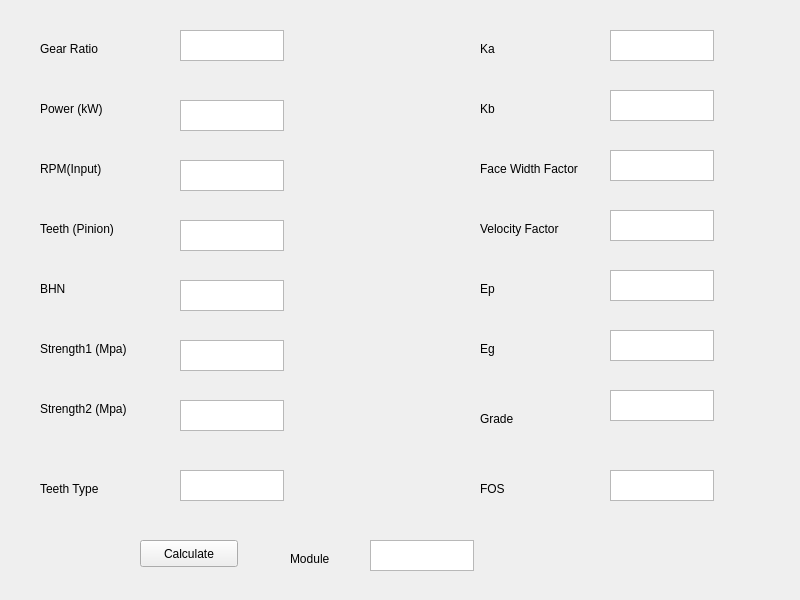
<?xml version="1.0" encoding="UTF-8"?>
<ui version="4.0">
 <class>Form</class>
 <widget class="QWidget" name="Form">
  <property name="geometry">
   <rect>
    <x>0</x>
    <y>0</y>
    <width>800</width>
    <height>600</height>
   </rect>
  </property>
  <property name="windowTitle">
   <string>Form</string>
  </property>
  <widget class="QLabel" name="label">
   <property name="geometry">
    <rect>
     <x>40</x>
     <y>40</y>
     <width>81</width>
     <height>17</height>
    </rect>
   </property>
   <property name="text">
    <string>Gear Ratio</string>
   </property>
  </widget>
  <widget class="QLabel" name="label_2">
   <property name="geometry">
    <rect>
     <x>40</x>
     <y>100</y>
     <width>81</width>
     <height>17</height>
    </rect>
   </property>
   <property name="text">
    <string>Power (kW)</string>
   </property>
  </widget>
  <widget class="QLabel" name="label_3">
   <property name="geometry">
    <rect>
     <x>40</x>
     <y>160</y>
     <width>81</width>
     <height>17</height>
    </rect>
   </property>
   <property name="text">
    <string>RPM(Input)</string>
   </property>
  </widget>
  <widget class="QLabel" name="label_4">
   <property name="geometry">
    <rect>
     <x>40</x>
     <y>220</y>
     <width>101</width>
     <height>17</height>
    </rect>
   </property>
   <property name="text">
    <string>Teeth (Pinion)</string>
   </property>
  </widget>
  <widget class="QLabel" name="label_5">
   <property name="geometry">
    <rect>
     <x>40</x>
     <y>280</y>
     <width>66</width>
     <height>17</height>
    </rect>
   </property>
   <property name="text">
    <string>BHN</string>
   </property>
  </widget>
  <widget class="QLabel" name="label_7">
   <property name="geometry">
    <rect>
     <x>40</x>
     <y>400</y>
     <width>111</width>
     <height>17</height>
    </rect>
   </property>
   <property name="text">
    <string>Strength2 (Mpa)</string>
   </property>
  </widget>
  <widget class="QLabel" name="label_8">
   <property name="geometry">
    <rect>
     <x>480</x>
     <y>40</y>
     <width>66</width>
     <height>17</height>
    </rect>
   </property>
   <property name="text">
    <string>Ka</string>
   </property>
  </widget>
  <widget class="QLabel" name="label_9">
   <property name="geometry">
    <rect>
     <x>480</x>
     <y>100</y>
     <width>66</width>
     <height>17</height>
    </rect>
   </property>
   <property name="text">
    <string>Kb</string>
   </property>
  </widget>
  <widget class="QLabel" name="label_10">
   <property name="geometry">
    <rect>
     <x>480</x>
     <y>160</y>
     <width>121</width>
     <height>17</height>
    </rect>
   </property>
   <property name="text">
    <string>Face Width Factor</string>
   </property>
  </widget>
  <widget class="QLabel" name="label_11">
   <property name="geometry">
    <rect>
     <x>480</x>
     <y>220</y>
     <width>101</width>
     <height>17</height>
    </rect>
   </property>
   <property name="text">
    <string>Velocity Factor</string>
   </property>
  </widget>
  <widget class="QLabel" name="label_12">
   <property name="geometry">
    <rect>
     <x>480</x>
     <y>280</y>
     <width>66</width>
     <height>17</height>
    </rect>
   </property>
   <property name="text">
    <string>Ep</string>
   </property>
  </widget>
  <widget class="QLabel" name="label_13">
   <property name="geometry">
    <rect>
     <x>480</x>
     <y>340</y>
     <width>66</width>
     <height>17</height>
    </rect>
   </property>
   <property name="text">
    <string>Eg</string>
   </property>
  </widget>
  <widget class="QLabel" name="label_14">
   <property name="geometry">
    <rect>
     <x>480</x>
     <y>410</y>
     <width>66</width>
     <height>17</height>
    </rect>
   </property>
   <property name="text">
    <string>Grade</string>
   </property>
  </widget>
  <widget class="QLabel" name="label_15">
   <property name="geometry">
    <rect>
     <x>480</x>
     <y>480</y>
     <width>66</width>
     <height>17</height>
    </rect>
   </property>
   <property name="text">
    <string>FOS</string>
   </property>
  </widget>
  <widget class="QLabel" name="label_16">
   <property name="geometry">
    <rect>
     <x>290</x>
     <y>550</y>
     <width>66</width>
     <height>17</height>
    </rect>
   </property>
   <property name="text">
    <string>Module</string>
   </property>
  </widget>
  <widget class="QTextEdit" name="textEdit">
   <property name="geometry">
    <rect>
     <x>180</x>
     <y>30</y>
     <width>104</width>
     <height>31</height>
    </rect>
   </property>
  </widget>
  <widget class="QTextEdit" name="textEdit_2">
   <property name="geometry">
    <rect>
     <x>180</x>
     <y>100</y>
     <width>104</width>
     <height>31</height>
    </rect>
   </property>
  </widget>
  <widget class="QTextEdit" name="textEdit_3">
   <property name="geometry">
    <rect>
     <x>180</x>
     <y>160</y>
     <width>104</width>
     <height>31</height>
    </rect>
   </property>
  </widget>
  <widget class="QTextEdit" name="textEdit_4">
   <property name="geometry">
    <rect>
     <x>180</x>
     <y>220</y>
     <width>104</width>
     <height>31</height>
    </rect>
   </property>
  </widget>
  <widget class="QTextEdit" name="textEdit_5">
   <property name="geometry">
    <rect>
     <x>180</x>
     <y>280</y>
     <width>104</width>
     <height>31</height>
    </rect>
   </property>
  </widget>
  <widget class="QTextEdit" name="textEdit_6">
   <property name="geometry">
    <rect>
     <x>180</x>
     <y>340</y>
     <width>104</width>
     <height>31</height>
    </rect>
   </property>
  </widget>
  <widget class="QTextEdit" name="textEdit_7">
   <property name="geometry">
    <rect>
     <x>180</x>
     <y>400</y>
     <width>104</width>
     <height>31</height>
    </rect>
   </property>
  </widget>
  <widget class="QTextEdit" name="textEdit_8">
   <property name="geometry">
    <rect>
     <x>610</x>
     <y>30</y>
     <width>104</width>
     <height>31</height>
    </rect>
   </property>
  </widget>
  <widget class="QTextEdit" name="textEdit_9">
   <property name="geometry">
    <rect>
     <x>610</x>
     <y>90</y>
     <width>104</width>
     <height>31</height>
    </rect>
   </property>
  </widget>
  <widget class="QTextEdit" name="textEdit_10">
   <property name="geometry">
    <rect>
     <x>610</x>
     <y>150</y>
     <width>104</width>
     <height>31</height>
    </rect>
   </property>
  </widget>
  <widget class="QTextEdit" name="textEdit_11">
   <property name="geometry">
    <rect>
     <x>610</x>
     <y>210</y>
     <width>104</width>
     <height>31</height>
    </rect>
   </property>
  </widget>
  <widget class="QTextEdit" name="textEdit_12">
   <property name="geometry">
    <rect>
     <x>610</x>
     <y>270</y>
     <width>104</width>
     <height>31</height>
    </rect>
   </property>
  </widget>
  <widget class="QTextEdit" name="textEdit_13">
   <property name="geometry">
    <rect>
     <x>610</x>
     <y>330</y>
     <width>104</width>
     <height>31</height>
    </rect>
   </property>
  </widget>
  <widget class="QTextEdit" name="textEdit_14">
   <property name="geometry">
    <rect>
     <x>610</x>
     <y>390</y>
     <width>104</width>
     <height>31</height>
    </rect>
   </property>
  </widget>
  <widget class="QTextEdit" name="textEdit_15">
   <property name="geometry">
    <rect>
     <x>610</x>
     <y>470</y>
     <width>104</width>
     <height>31</height>
    </rect>
   </property>
  </widget>
  <widget class="QTextEdit" name="textEdit_16">
   <property name="geometry">
    <rect>
     <x>370</x>
     <y>540</y>
     <width>104</width>
     <height>31</height>
    </rect>
   </property>
  </widget>
  <widget class="QLabel" name="label_17">
   <property name="geometry">
    <rect>
     <x>40</x>
     <y>480</y>
     <width>81</width>
     <height>17</height>
    </rect>
   </property>
   <property name="text">
    <string>Teeth Type</string>
   </property>
  </widget>
  <widget class="QTextEdit" name="textEdit_17">
   <property name="geometry">
    <rect>
     <x>180</x>
     <y>470</y>
     <width>104</width>
     <height>31</height>
    </rect>
   </property>
  </widget>
  <widget class="QLabel" name="label_6">
   <property name="geometry">
    <rect>
     <x>40</x>
     <y>340</y>
     <width>111</width>
     <height>17</height>
    </rect>
   </property>
   <property name="text">
    <string>Strength1 (Mpa)</string>
   </property>
  </widget>
  <widget class="QPushButton" name="pushButton">
   <property name="geometry">
    <rect>
     <x>140</x>
     <y>540</y>
     <width>98</width>
     <height>27</height>
    </rect>
   </property>
   <property name="text">
    <string>Calculate</string>
   </property>
  </widget>
 </widget>
 <resources/>
 <connections/>
</ui>
